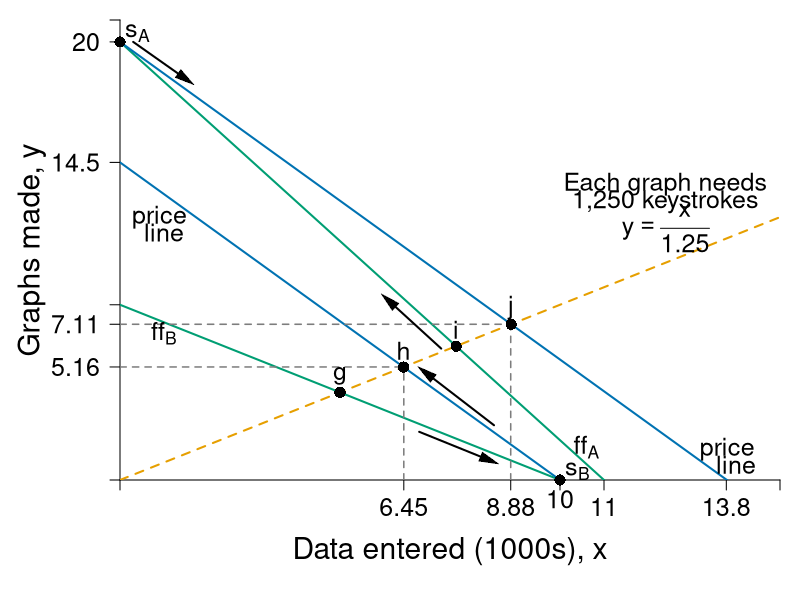

Here is the R script that generated this plot:
#Graph Designer: Simon Halliday + Scott Cohn
#Authors: Bowles and Halliday
#Title: Coordination, Conflict and Competition: A Text in Microeconomics

require(shape)
pdf(file = "specprodexch/data_entered.pdf", width = 8, height = 8)

#Set parameters for graphics
pointsize <- 1.8
axislabelsize <- 1.8
labelsize <- 1.5
namesize <- 1.8
annotatesize <- 1.5
graphlinewidth <- 2
segmentlinewidth <- 1.5

COL <- c("#7fc97f", "#beaed4", "#fdc086", "#ffff99", "#386cb0", "#f0027f", "#bf5b17", "#666666")
COLA <- c("#e0f3db", "#99d8c9","#66c2a4","#41ae76", "#238b45", "#005824")
COLB <- c("#4eb3d3", "#2b8cbe", "#0868ac","#084081")
grays <- gray.colors(25, start = 1, end = 0)
CBCols <- c("#009E73","#0072B2","#E69F00","#CC79A7", "#F0E442")


ffA <- function(x, yintA = 20, sA = 20/11) {
        yintA - sA*x
}

ffB <- function(x, yintB = 8, sB = 8/10) {
        yintB - sB*x
}

exchange <- function(x, slope = 1/1.25) {
        slope*x
}

priceA <- function(x, pintA = 20, psA = 1.45) {
        pintA - psA*x
}

priceB <- function(x, pintB = 14.5, psB = 1.45) {
        pintB - psB*x
}

#Edited the margins to cater for the larger LHS labels
par(mar =  c(6, 6, 1, 1))

xlims <- c(0, 15)
ylims <- c(0, 21)

npts <- 501 
x <- seq(xlims[1], xlims[2], length.out = npts)
y <- seq(ylims[1], ylims[2], length.out = npts) 
a <- c(3.25, 5.25, 7.25)

plot(0, 0, xlim = xlims, ylim = ylims, type = "n",
     xlab = expression(paste("")),
     ylab = expression(paste("")), 
     xaxt = "n", 
     yaxt = "n", 
     cex.lab = axislabelsize, 
     bty = "n", 
     xaxs="i", 
     yaxs="i"
)


ticksy <- c(ylims[1], 5.16, 7.11, 8, 14.5, 20, ylims[2])
ylabels <- c(NA, 5.16, 7.11, 8, 14.5, 20, NA)
ticksx <- c(xlims[1], 6.45, 8.88, 10, 11, 13.78, xlims[2])
xlabels <-  c(NA, 6.45, 8.88, 10, 11, 13.8, NA)

text(10, - 0.86, "10", cex = labelsize, xpd = TRUE)


axis(1, at = ticksx, pos = 0, labels = xlabels, cex.axis = labelsize)
axis(2, at = ticksy, pos = 0, labels = ylabels, las = 1, cex.axis = labelsize)

npts <- 500 
xx1 <- seq(xlims[1], xlims[2], length.out = npts)

#Draw the graphs
lines(xx1, ffA(xx1), col = CBCols[1], lwd = graphlinewidth)
lines(xx1, ffB(xx1), col =CBCols[1], lwd = graphlinewidth)
lines(xx1, exchange(xx1), lty = 2, col = CBCols[3], lwd = graphlinewidth)
lines(xx1, priceA(xx1), col = CBCols[2], lwd = graphlinewidth)
lines(xx1, priceB(xx1), col = CBCols[2], lwd = graphlinewidth)


#Segments for new points
segments(0, 5.16, 6.45, 5.16, lty = 2, col = grays[20],  lwd = segmentlinewidth)
segments(6.45, 0, 6.45, 5.16, lty = 2, col = grays[20],  lwd = segmentlinewidth)
segments(0, 7.11, 8.88, 7.11, lty = 2, col = grays[20],  lwd = segmentlinewidth)
segments(8.88, 0, 8.88, 7.11, lty = 2, col = grays[20],  lwd = segmentlinewidth)


#Label Points
xpts <- c(5, 6.444444444, 7.638888889, 8.888888889)
ypts <- xpts/1.25
yadj1 <- 0.5
yadj2 <- -0.5

points(xpts, ypts, pch = 16, col = "black", cex = 1.5)
ptlabels <- c("g", "h", "i", "j")
text(xpts, ypts + 1.5*yadj1, ptlabels, cex = labelsize)

#Axis labels
mtext(expression(paste("Data entered (1000s), ", x)), side = 1, line = 3.5, cex = axislabelsize)
text(-2, 0.5*ylims[2], expression(paste("Graphs made, ", y)), xpd = TRUE, cex = axislabelsize, srt = 90) 


#Label the curves
text(13.8, 1.4, expression(paste("price")), cex = labelsize)
text(14, 0.7, expression(paste("line")), cex = labelsize)
text(10.6, 1.5, expression(ff[A]), cex = labelsize)

text(0.9, 12, expression(paste("price")), cex = labelsize)
text(1, 11.3, expression(paste("line")), cex = labelsize)
text(1, 6.7, expression(ff[B]), cex = labelsize)


Arrows(xpts[1]+1.8, ypts[1] - 1.8, 10 - 1.6, 0 + 0.9, col = "black", lty = 1, lwd = 2, arr.type = "triangle", arr.lwd = 0.5)
Arrows(8.5, 0 + 2.5, xpts[2] + 0.5, ypts[2] - 0.25, col = "black", lty = 1, lwd = 2, arr.type = "triangle", arr.lwd = 0.5)
text(10 + 0.4, 0.4, expression(s[B]), cex = labelsize)
points(10, 0,pch = 16, col = "black", cex = 1.5, xpd = TRUE)

Arrows(7.3, 6, 6.1, 8.2, col = "black", lty = 1, lwd = 2, arr.type = "triangle", arr.lwd = 0.5)


#Arrows(1.5, 16.8, 0 + 0.3, 20 - 1, col = "black", lty = 1, lwd = 2, arr.type = "triangle", arr.lwd = 0.5)
Arrows(0 + 0.3, 20, 1.5, 16.8 + 1.5, col = "black", lty = 1, lwd = 2, arr.type = "triangle", arr.lwd = 0.5)

text(0 + 0.4, 20 + 0.4, expression(s[A]), cex = labelsize)
points(0, 20, pch = 16, col = "black", cex = 1.5, xpd = TRUE)


text(12.4, 13.5, expression(paste("Each graph needs")), cex = labelsize)
text(12.4, 12.7, expression(paste("1,250 keystrokes")), cex = labelsize)
text(12.4, 11.5, expression(paste(y == frac(x, 1.25) )), cex = labelsize)

dev.off()
